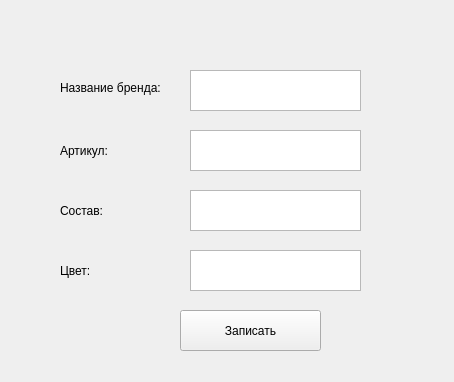
<?xml version="1.0" encoding="UTF-8"?>
<ui version="4.0">
 <class>Form</class>
 <widget class="QWidget" name="Form">
  <property name="enabled">
   <bool>true</bool>
  </property>
  <property name="geometry">
   <rect>
    <x>0</x>
    <y>0</y>
    <width>454</width>
    <height>382</height>
   </rect>
  </property>
  <property name="minimumSize">
   <size>
    <width>454</width>
    <height>0</height>
   </size>
  </property>
  <property name="windowTitle">
   <string>Информация о товаре</string>
  </property>
  <widget class="QPlainTextEdit" name="plainTextEdit">
   <property name="geometry">
    <rect>
     <x>190</x>
     <y>70</y>
     <width>171</width>
     <height>41</height>
    </rect>
   </property>
  </widget>
  <widget class="QLabel" name="label">
   <property name="geometry">
    <rect>
     <x>60</x>
     <y>80</y>
     <width>121</width>
     <height>16</height>
    </rect>
   </property>
   <property name="text">
    <string>Название бренда:</string>
   </property>
  </widget>
  <widget class="QPlainTextEdit" name="plainTextEdit_2">
   <property name="geometry">
    <rect>
     <x>190</x>
     <y>130</y>
     <width>171</width>
     <height>41</height>
    </rect>
   </property>
  </widget>
  <widget class="QLabel" name="label_2">
   <property name="geometry">
    <rect>
     <x>60</x>
     <y>130</y>
     <width>131</width>
     <height>41</height>
    </rect>
   </property>
   <property name="text">
    <string>Артикул:</string>
   </property>
  </widget>
  <widget class="QLabel" name="label_3">
   <property name="geometry">
    <rect>
     <x>60</x>
     <y>190</y>
     <width>131</width>
     <height>41</height>
    </rect>
   </property>
   <property name="text">
    <string>Состав:</string>
   </property>
  </widget>
  <widget class="QPlainTextEdit" name="plainTextEdit_3">
   <property name="geometry">
    <rect>
     <x>190</x>
     <y>190</y>
     <width>171</width>
     <height>41</height>
    </rect>
   </property>
  </widget>
  <widget class="QLabel" name="label_4">
   <property name="geometry">
    <rect>
     <x>60</x>
     <y>250</y>
     <width>131</width>
     <height>41</height>
    </rect>
   </property>
   <property name="text">
    <string>Цвет:</string>
   </property>
  </widget>
  <widget class="QPlainTextEdit" name="plainTextEdit_4">
   <property name="geometry">
    <rect>
     <x>190</x>
     <y>250</y>
     <width>171</width>
     <height>41</height>
    </rect>
   </property>
  </widget>
  <widget class="QPushButton" name="pushButton">
   <property name="geometry">
    <rect>
     <x>180</x>
     <y>310</y>
     <width>141</width>
     <height>41</height>
    </rect>
   </property>
   <property name="text">
    <string>Записать</string>
   </property>
  </widget>
 </widget>
 <resources/>
 <connections/>
</ui>
